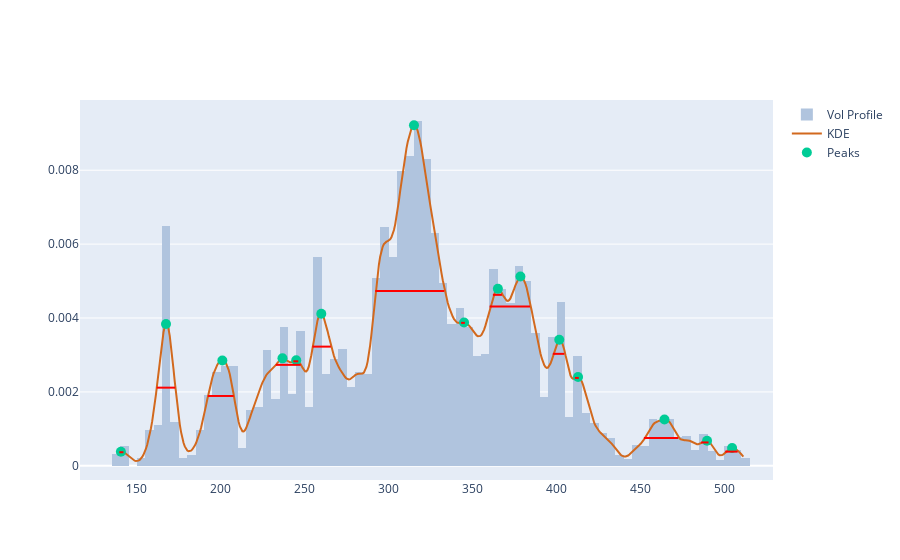

Notebook source saved alongside this figure:
### Code cell
# Peak Width
width_range=1
peaks, peak_props = signal.find_peaks(kdy, prominence=0.00001, width=width_range)

left_ips = peak_props['left_ips']
right_ips = peak_props['right_ips']
width_x0 = xr.min() + (left_ips * ticks_per_sample)
width_x1 = xr.min() + (right_ips * ticks_per_sample)
width_y = peak_props['width_heights']

fig = get_dist_plot(lulu.Close, lulu.Volume, xr, kdy)
fig.add_trace(go.Scatter(name='Peaks', x=pkx, y=pky, mode='markers', marker=pk_marker_args))

for x0, x1, y in zip(width_x0, width_x1, width_y):
    fig.add_shape(type='line',
        xref='x', yref='y',
        x0=x0, y0=y, x1=x1, y1=y,
        line=dict(
            color='red',
            width=2,
        )
    )
fig.show()

### Figure 1 — Plotly figure (JSON) as saved in the notebook; plotly's stock layout.template omitted (floating-point values rounded to 4 significant figures; data arrays with more than 128 entries replaced by an {"elided": "..."} marker saying what was removed)
{"data": [{"histfunc": "sum", "histnorm": "probability density", "marker": {"color": "#B0C4DE"}, "name": "Vol Profile", "nbinsx": 150, "type": "histogram", "x": {"elided": "1481 float values"}, "y": {"elided": "1481 float values"}}, {"marker": {"color": "#D2691E"}, "mode": "lines", "name": "KDE", "type": "scatter", "x": {"elided": "500 float values"}, "y": {"elided": "500 float values"}}, {"marker": {"size": 10}, "mode": "markers", "name": "Peaks", "type": "scatter", "x": [140.5, 167.3, 200.9, 236.7, 244.9, 259.9, 315.1, 344.9, 365.1, 378.5, 401.6, 412.8, 464.3, 489.7, 504.6], "y": [0.0003807, 0.003837, 0.002848, 0.002908, 0.002857, 0.004114, 0.009217, 0.003877, 0.004789, 0.005123, 0.00341, 0.002403, 0.001252, 0.0006798, 0.0004836]}], "layout": {"shapes": [{"line": {"color": "red", "width": 2}, "type": "line", "x0": 139.5, "x1": 142.0, "xref": "x", "y0": 0.0003673, "y1": 0.0003673, "yref": "y"}, {"line": {"color": "red", "width": 2}, "type": "line", "x0": 161.8, "x1": 172.9, "xref": "x", "y0": 0.002115, "y1": 0.002115, "yref": "y"}, {"line": {"color": "red", "width": 2}, "type": "line", "x0": 192.3, "x1": 207.7, "xref": "x", "y0": 0.00189, "y1": 0.00189, "yref": "y"}, {"line": {"color": "red", "width": 2}, "type": "line", "x0": 232.7, "x1": 247.6, "xref": "x", "y0": 0.002732, "y1": 0.002732, "yref": "y"}, {"line": {"color": "red", "width": 2}, "type": "line", "x0": 243.2, "x1": 246.1, "xref": "x", "y0": 0.002828, "y1": 0.002828, "yref": "y"}, {"line": {"color": "red", "width": 2}, "type": "line", "x0": 254.5, "x1": 265.6, "xref": "x", "y0": 0.003226, "y1": 0.003226, "yref": "y"}, {"line": {"color": "red", "width": 2}, "type": "line", "x0": 292.0, "x1": 333.1, "xref": "x", "y0": 0.004733, "y1": 0.004733, "yref": "y"}, {"line": {"color": "red", "width": 2}, "type": "line", "x0": 343.1, "x1": 345.4, "xref": "x", "y0": 0.003869, "y1": 0.003869, "yref": "y"}, {"line": {"color": "red", "width": 2}, "type": "line", "x0": 362.1, "x1": 367.5, "xref": "x", "y0": 0.004627, "y1": 0.004627, "yref": "y"}, {"line": {"color": "red", "width": 2}, "type": "line", "x0": 360.1, "x1": 384.2, "xref": "x", "y0": 0.004313, "y1": 0.004313, "yref": "y"}, {"line": {"color": "red", "width": 2}, "type": "line", "x0": 397.8, "x1": 404.6, "xref": "x", "y0": 0.00303, "y1": 0.00303, "yref": "y"}, {"line": {"color": "red", "width": 2}, "type": "line", "x0": 411.0, "x1": 413.2, "xref": "x", "y0": 0.002378, "y1": 0.002378, "yref": "y"}, {"line": {"color": "red", "width": 2}, "type": "line", "x0": 452.0, "x1": 472.5, "xref": "x", "y0": 0.000751, "y1": 0.000751, "yref": "y"}, {"line": {"color": "red", "width": 2}, "type": "line", "x0": 486.1, "x1": 490.5, "xref": "x", "y0": 0.0006321, "y1": 0.0006321, "yref": "y"}, {"line": {"color": "red", "width": 2}, "type": "line", "x0": 500.5, "x1": 507.9, "xref": "x", "y0": 0.0003838, "y1": 0.0003838, "yref": "y"}]}}
